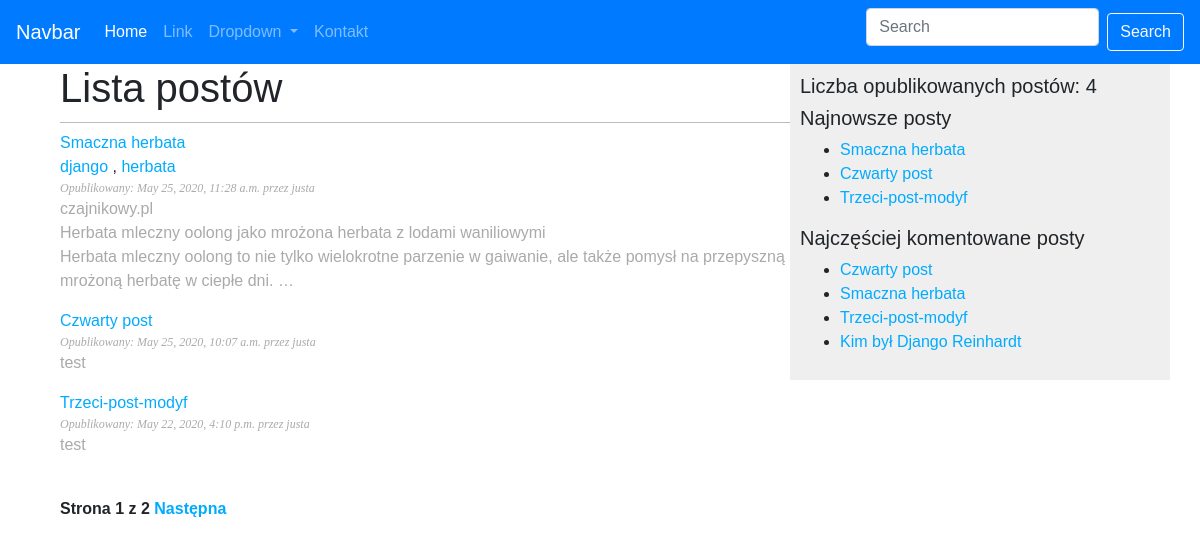
The page /blog/ on the database as committed earlier.
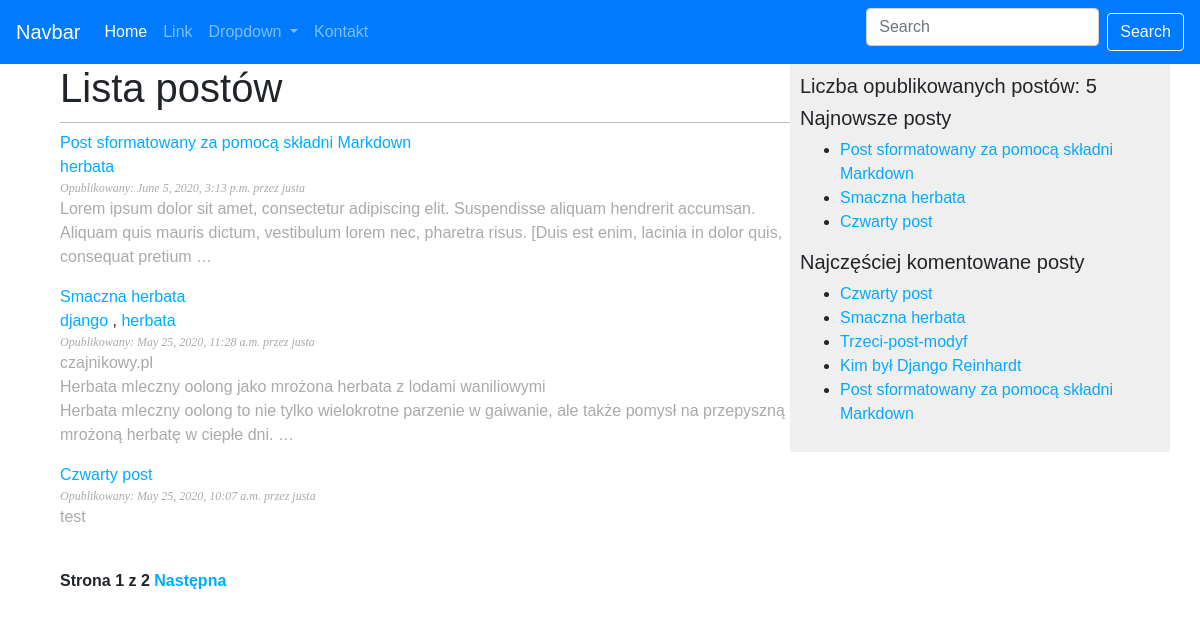
The same page on the database as committed later.
### blog/models.py (models this page shows, shortened)
class Post(models.Model):
    STATUS_CHOICES = (
        ("draft", "Draft"),
        ("published", "Published"),
    )
    title = models.CharField(max_length=250)
    slug = models.SlugField(max_length=250, unique_for_date="publish")
    author = models.ForeignKey(
        User, on_delete=models.CASCADE, related_name="blog_posts"
    )
    body = models.TextField()
    publish = models.DateTimeField(default=timezone.now)
    created = models.DateTimeField(auto_now_add=True)
    updated = models.DateTimeField(auto_now=True)
    status = models.CharField(max_length=10, choices=STATUS_CHOICES, default="draft")
    objects = models.Manager()
    published = PublishedManager()
    tags = TaggableManager()
    class Meta:
        ordering = ("-publish",)
    def get_absolute_url(self):
        return reverse(
            "blog:post_detail",
            args=[
                self.publish.year,
                self.publish.strftime("%m"),
                self.publish.strftime("%d"),
                self.slug,
            ],
        )

### blog/views.py (the view)
# urls.py: path("", views.PostList.as_view(), name="post_list"),
class PostList(ListView):
    context_object_name = "posts"
    paginate_by = 3
    template_name = "blog/post/list.html"
    model = Post
    def get_queryset(self):
        if "tag_slug" in self.kwargs and self.kwargs["tag_slug"]:
            tag = get_object_or_404(Tag, slug=self.kwargs["tag_slug"])
            return self.model.published.all().filter(tags__in=[tag])
        return self.model.published.all()

### blog/models.py (called while the page is built)
    def get_queryset(self):
        return super(PublishedManager, self).get_queryset().filter(status="published")

### blog/templatetags/blog_tags.py (called while the page is built)
@register.simple_tag
def total_posts():
    return Post.published.count()

@register.inclusion_tag("blog/post/latest_posts.html")
def show_latest_posts(count=5):
    latest_posts = Post.published.order_by("-publish")[:count]
    return {"latest_posts": latest_posts}

@register.simple_tag
def get_most_commented_posts(count=5):
    return Post.published.annotate(total_comments=Count("comments")).order_by(
        "-total_comments"
    )[:count]

@register.filter(name="markdown")
def markdown_format(text):
    return mark_safe(markdown.markdown(text))

### blog/templates/blog/post/list.html (shortened to what this page needs)
{% extends 'blog/base.html' %}
{% load blog_tags %}
{% block content %}
<div class="posts-list-wrapper">
    <h1>Lista postów</h1>
    {% for post in posts %}
    <a class="post-item" href="{{ post.get_absolute_url }}">
        <div class="titie">{{ post.title }}</div>
    </a>
    {% for tag in post.tags.all %}
    <a href="{% url 'blog:post_list_by_tag' tag.slug %}" class="tags">{{ tag.name }}
    </a>
    {% if not forloop.last %}, {% endif %}
    {% endfor %}
    <div class="date">Opublikowany: {{ post.publish }} przez {{ post.author }}</div>
    <div class="description">{{ post.body|markdown|truncatewords_html:30 }}</div>
    {% endfor %}
    {% include "pagination.html" with page=page_obj %}
</div>
{% endblock %}

### blog/templates/blog/base.html (shortened to what this page needs)
{% load static %}
{% load sass_tags %}
{% load blog_tags %}
<!DOCTYPE html>
<html>
<head>
    <link rel="stylesheet" href="https://stackpath.bootstrapcdn.com/bootstrap/4.2.1/css/bootstrap.min.css"
>
    <link rel="stylesheet" href="https://cdnjs.cloudflare.com/ajax/libs/font-awesome/5.12.1/css/all.min.css"
 />
    <link href="{% sass_src 'scss/main.scss' %}" rel="stylesheet" type="text/css" />
    <link rel="stylesheet" href="{% static 'css/blog.css' %}">
</head>
<body>
    <header>
        {% include "blog/components/navbar.html" %}
    </header>
    <div class="container">
        <div class="row">
            <div id="content" class="col-8">
                {% block content %}
                {% endblock %}
            </div>
            <div id="sidebar" class="col-4">
                <h5 class="total-post-count"> Liczba opublikowanych postów: {% total_posts %}</h5>
                <h5 class="latest-post-header">Najnowsze posty</h5>
                {% show_latest_posts 3 %}
                <h5 class="most-popular-posts">Najczęściej komentowane posty</h5>
                {% get_most_commented_posts as most_commented_posts %}
                <ul class="most-popular-post-list">
                    {% for post in most_commented_posts %}
                    <li>
                        <a href="{{ post.get_absolute_url }}">{{ post.title }}</a>
                    </li>
                    {% endfor %}
                </ul>
            </div>
        </div>
    </div>
</body>
</html>

### blog/templates/blog/post/latest_posts.html
<ul class="latest-post-list">
    {% for post in latest_posts %}
    <li class="latest-post-list-item">
        <a class="latest-post-link" href="{{ post.get_absolute_url }}">{{ post.title }}</a>
    </li>
    {% endfor %}
</ul>

Rows that differ between the two databases and show on the page:
no longer on one of the page's lists (row unchanged): Post: title "Trzeci-post-modyf", publish "May 22, 2020, 4:10 p.m.", author "justa", body "test"
added Post: title "Post sformatowany za pomocą składni Markdown", publish "June 5, 2020, 3:13 p.m.", author "justa", body "Lorem ipsum dolor sit amet, consectetur adipiscing elit. Suspendisse aliquam hendrerit accumsan. Aliquam quis mauris dictum, vestibulum lorem nec, pharetra risus. [Duis est enim, lacinia in dolor quis, consequat pretium …", Tag (name "herbata")
Other text that changed with them:
text no longer shown: "4"
text now shown: "5"
